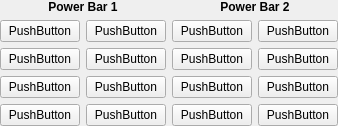
          <widget class="QWidget" name="tab_2">
           <attribute name="title">
            <string>Power Control</string>
           </attribute>
           <layout class="QGridLayout" name="gridLayout_9">
            <property name="margin">
             <number>0</number>
            </property>
            <item row="0" column="0">
             <layout class="QGridLayout" name="gridLayout_8">
              <item row="1" column="1">
               <widget class="QPushButton" name="Power15">
                <property name="sizePolicy">
                 <sizepolicy hsizetype="Expanding" vsizetype="Fixed">
                  <horstretch>0</horstretch>
                  <verstretch>0</verstretch>
                 </sizepolicy>
                </property>
                <property name="text">
                 <string>PushButton</string>
                </property>
               </widget>
              </item>
              <item row="3" column="2">
               <widget class="QPushButton" name="Power23">
                <property name="sizePolicy">
                 <sizepolicy hsizetype="Expanding" vsizetype="Fixed">
                  <horstretch>0</horstretch>
                  <verstretch>0</verstretch>
                 </sizepolicy>
                </property>
                <property name="text">
                 <string>PushButton</string>
                </property>
               </widget>
              </item>
              <item row="4" column="2">
               <widget class="QPushButton" name="Power24">
                <property name="sizePolicy">
                 <sizepolicy hsizetype="Expanding" vsizetype="Fixed">
                  <horstretch>0</horstretch>
                  <verstretch>0</verstretch>
                 </sizepolicy>
                </property>
                <property name="text">
                 <string>PushButton</string>
                </property>
               </widget>
              </item>
              <item row="3" column="3">
               <widget class="QPushButton" name="Power27">
                <property name="sizePolicy">
                 <sizepolicy hsizetype="Expanding" vsizetype="Fixed">
                  <horstretch>0</horstretch>
                  <verstretch>0</verstretch>
                 </sizepolicy>
                </property>
                <property name="text">
                 <string>PushButton</string>
                </property>
               </widget>
              </item>
              <item row="1" column="0">
               <widget class="QPushButton" name="Power11">
                <property name="sizePolicy">
                 <sizepolicy hsizetype="Expanding" vsizetype="Fixed">
                  <horstretch>0</horstretch>
                  <verstretch>0</verstretch>
                 </sizepolicy>
                </property>
                <property name="text">
                 <string>PushButton</string>
                </property>
               </widget>
              </item>
              <item row="3" column="0">
               <widget class="QPushButton" name="Power13">
                <property name="sizePolicy">
                 <sizepolicy hsizetype="Expanding" vsizetype="Fixed">
                  <horstretch>0</horstretch>
                  <verstretch>0</verstretch>
                 </sizepolicy>
                </property>
                <property name="text">
                 <string>PushButton</string>
                </property>
               </widget>
              </item>
              <item row="2" column="0">
               <widget class="QPushButton" name="Power12">
                <property name="sizePolicy">
                 <sizepolicy hsizetype="Expanding" vsizetype="Fixed">
                  <horstretch>0</horstretch>
                  <verstretch>0</verstretch>
                 </sizepolicy>
                </property>
                <property name="text">
                 <string>PushButton</string>
                </property>
               </widget>
              </item>
              <item row="3" column="1">
               <widget class="QPushButton" name="Power17">
                <property name="sizePolicy">
                 <sizepolicy hsizetype="Expanding" vsizetype="Fixed">
                  <horstretch>0</horstretch>
                  <verstretch>0</verstretch>
                 </sizepolicy>
                </property>
                <property name="text">
                 <string>PushButton</string>
                </property>
               </widget>
              </item>
              <item row="1" column="3">
               <widget class="QPushButton" name="Power25">
                <property name="sizePolicy">
                 <sizepolicy hsizetype="Expanding" vsizetype="Fixed">
                  <horstretch>0</horstretch>
                  <verstretch>0</verstretch>
                 </sizepolicy>
                </property>
                <property name="text">
                 <string>PushButton</string>
                </property>
               </widget>
              </item>
              <item row="2" column="2">
               <widget class="QPushButton" name="Power22">
                <property name="sizePolicy">
                 <sizepolicy hsizetype="Expanding" vsizetype="Fixed">
                  <horstretch>0</horstretch>
                  <verstretch>0</verstretch>
                 </sizepolicy>
                </property>
                <property name="text">
                 <string>PushButton</string>
                </property>
               </widget>
              </item>
              <item row="2" column="3">
               <widget class="QPushButton" name="Power26">
                <property name="sizePolicy">
                 <sizepolicy hsizetype="Expanding" vsizetype="Fixed">
                  <horstretch>0</horstretch>
                  <verstretch>0</verstretch>
                 </sizepolicy>
                </property>
                <property name="text">
                 <string>PushButton</string>
                </property>
               </widget>
              </item>
              <item row="4" column="3">
               <widget class="QPushButton" name="Power28">
                <property name="sizePolicy">
                 <sizepolicy hsizetype="Expanding" vsizetype="Fixed">
                  <horstretch>0</horstretch>
                  <verstretch>0</verstretch>
                 </sizepolicy>
                </property>
                <property name="text">
                 <string>PushButton</string>
                </property>
               </widget>
              </item>
              <item row="1" column="2">
               <widget class="QPushButton" name="Power21">
                <property name="sizePolicy">
                 <sizepolicy hsizetype="Expanding" vsizetype="Fixed">
                  <horstretch>0</horstretch>
                  <verstretch>0</verstretch>
                 </sizepolicy>
                </property>
                <property name="text">
                 <string>PushButton</string>
                </property>
               </widget>
              </item>
              <item row="2" column="1">
               <widget class="QPushButton" name="Power16">
                <property name="sizePolicy">
                 <sizepolicy hsizetype="Expanding" vsizetype="Fixed">
                  <horstretch>0</horstretch>
                  <verstretch>0</verstretch>
                 </sizepolicy>
                </property>
                <property name="text">
                 <string>PushButton</string>
                </property>
               </widget>
              </item>
              <item row="4" column="1">
               <widget class="QPushButton" name="Power18">
                <property name="sizePolicy">
                 <sizepolicy hsizetype="Expanding" vsizetype="Fixed">
                  <horstretch>0</horstretch>
                  <verstretch>0</verstretch>
                 </sizepolicy>
                </property>
                <property name="text">
                 <string>PushButton</string>
                </property>
               </widget>
              </item>
              <item row="4" column="0">
               <widget class="QPushButton" name="Power14">
                <property name="sizePolicy">
                 <sizepolicy hsizetype="Expanding" vsizetype="Fixed">
                  <horstretch>0</horstretch>
                  <verstretch>0</verstretch>
                 </sizepolicy>
                </property>
                <property name="text">
                 <string>PushButton</string>
                </property>
               </widget>
              </item>
              <item row="0" column="2" colspan="2">
               <widget class="QLabel" name="label_38">
                <property name="sizePolicy">
                 <sizepolicy hsizetype="Expanding" vsizetype="Maximum">
                  <horstretch>0</horstretch>
                  <verstretch>0</verstretch>
                 </sizepolicy>
                </property>
                <property name="maximumSize">
                 <size>
                  <width>16777215</width>
                  <height>30</height>
                 </size>
                </property>
                <property name="font">
                 <font>
                  <weight>75</weight>
                  <bold>true</bold>
                 </font>
                </property>
                <property name="text">
                 <string>Power Bar 2</string>
                </property>
                <property name="alignment">
                 <set>Qt::AlignCenter</set>
                </property>
               </widget>
              </item>
              <item row="0" column="0" colspan="2">
               <widget class="QLabel" name="label_37">
                <property name="sizePolicy">
                 <sizepolicy hsizetype="Expanding" vsizetype="Maximum">
                  <horstretch>0</horstretch>
                  <verstretch>0</verstretch>
                 </sizepolicy>
                </property>
                <property name="maximumSize">
                 <size>
                  <width>16777215</width>
                  <height>30</height>
                 </size>
                </property>
                <property name="font">
                 <font>
                  <weight>75</weight>
                  <bold>true</bold>
                 </font>
                </property>
                <property name="text">
                 <string>Power Bar 1</string>
                </property>
                <property name="alignment">
                 <set>Qt::AlignCenter</set>
                </property>
               </widget>
              </item>
             </layout>
            </item>
           </layout>
          </widget>
